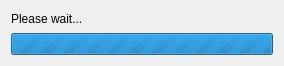
<?xml version="1.0" encoding="UTF-8"?>
<ui version="4.0">
 <class>waitDialog</class>
 <widget class="QDialog" name="waitDialog">
  <property name="geometry">
   <rect>
    <x>0</x>
    <y>0</y>
    <width>284</width>
    <height>66</height>
   </rect>
  </property>
  <property name="windowTitle">
   <string>Processing...</string>
  </property>
  <layout class="QVBoxLayout" name="verticalLayout">
   <item>
    <widget class="QLabel" name="label">
     <property name="text">
      <string>Please wait...</string>
     </property>
    </widget>
   </item>
   <item>
    <widget class="QProgressBar" name="progressBar">
     <property name="maximum">
      <number>0</number>
     </property>
     <property name="value">
      <number>0</number>
     </property>
     <property name="invertedAppearance">
      <bool>false</bool>
     </property>
     <property name="format">
      <string/>
     </property>
    </widget>
   </item>
  </layout>
 </widget>
 <resources/>
 <connections/>
</ui>
